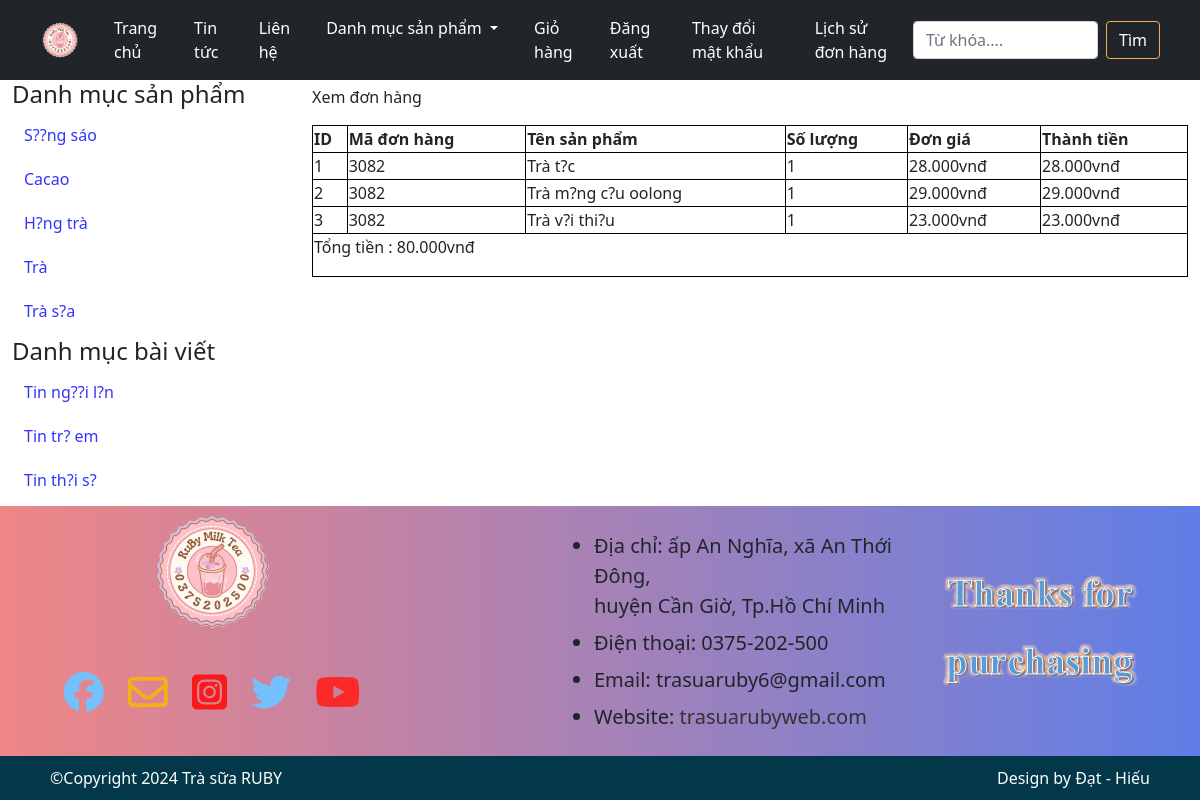
Screenshot of /index.php?quanly=xemdonhang&code=3082 (signed in) with the database file from the repository.
### tables this page shows
CREATE TABLE IF NOT EXISTS `tbl_danhmuc` (
  `id_danhmuc` int(11) NOT NULL AUTO_INCREMENT,
  `tendanhmuc` varchar(255) NOT NULL,
  PRIMARY KEY (`id_danhmuc`)
);

CREATE TABLE IF NOT EXISTS `tbl_danhmucbaiviet` (
  `id_baiviet` int(11) NOT NULL AUTO_INCREMENT,
  `tendanhmuc_baiviet` varchar(255) NOT NULL,
  `thutu` int(11) NOT NULL,
  PRIMARY KEY (`id_baiviet`)
);

CREATE TABLE IF NOT EXISTS `tbl_cart_details` (
  `id_cart_details` int(11) NOT NULL AUTO_INCREMENT,
  `code_cart` varchar(10) NOT NULL,
  `id_sanpham` int(11) NOT NULL,
  `soluongmua` int(11) NOT NULL,
  PRIMARY KEY (`id_cart_details`)
);

CREATE TABLE IF NOT EXISTS `tbl_sanpham` (
  `id_sanpham` int(11) NOT NULL AUTO_INCREMENT,
  `tensanpham` varchar(255) NOT NULL,
  `masp` varchar(100) NOT NULL,
  `giasp` varchar(50) NOT NULL,
  `hinhanh` varchar(50) NOT NULL,
  `tomtat` tinytext NOT NULL,
  `noidung` text NOT NULL,
  `tinhtrang` int(11) NOT NULL,
  `id_danhmuc` int(11) NOT NULL,
  PRIMARY KEY (`id_sanpham`)
);

### pages/main/xemdonhang.php (the view)
<p>Xem đơn hàng</p>
<?php
    $code = $_GET['code'];
    $sql_lietke_dh = "SELECT * FROM tbl_cart_details,tbl_sanpham WHERE tbl_cart_details.id_sanpham=tbl_sanpham.id_sanpham AND
    tbl_cart_details.code_cart ='".$code."' ORDER BY tbl_cart_details.id_cart_details DESC";
    $query_lietke_dh = mysqli_query($mysqli,$sql_lietke_dh);
?>
<table style="width:100%" border="1" style="border-collapse: collapse;">
    <tr>
        <th>ID</th>
        <th>Mã đơn hàng</th>
        <th>Tên sản phẩm</th>
        <th>Số lượng</th>
        <th>Đơn giá</th>
        <th>Thành tiền</th>
    </tr>
    <?php
        $i=0;
        $tongtien=0;
        while($row = mysqli_fetch_array($query_lietke_dh)){
        $i++;
        $thanhtien = $row['giasp'] * $row['soluongmua'];
        $tongtien += $thanhtien;
    ?>
    <tr>
        <td><?php echo $i  ?></td>
        <td><?php echo $row['code_cart'] ?></td>
        <td><?php echo $row['tensanpham'] ?></td>
        <td><?php echo $row['soluongmua'] ?></td>
        <td><?php echo number_format($row['giasp'],0,',','.').'vnđ' ?></td>
        <td><?php echo number_format($thanhtien,0,',','.').'vnđ' ?></td>
    </tr>
    <?php
        }
    ?>
    <tr>
    <td colspan="6">
            <p>Tổng tiền : <?php echo number_format($tongtien,0,',','.').'vnđ' ?></p>
        </td>
    </tr>
</table>

### pages/sidebar/sidebar.php
<?php
$sql_danhmuc = "SELECT * FROM tbl_danhmuc ORDER BY id_danhmuc DESC";
$query_danhmuc = mysqli_query($mysqli, $sql_danhmuc);
?>
<h4>Danh mục sản phẩm </h4>
<ul class="list_sidebar">
<?php
while ($row = mysqli_fetch_array($query_danhmuc)) {
?>
<li><a href="index.php?quanly=danhmucsanpham&id=<?php echo $row['id_danhmuc'] ?>">
<?php echo $row['tendanhmuc']?></a></li><?php }?></ul>
<h4>Danh mục bài viết </h4>
<ul class="list_sidebar">
<?php
$sql_danhmuc_bv = "SELECT * FROM tbl_danhmucbaiviet ORDER BY id_baiviet DESC";
$query_danhmuc_bv = mysqli_query($mysqli, $sql_danhmuc_bv);
while ($row = mysqli_fetch_array($query_danhmuc_bv)) {
?>
    <li><a href="index.php?quanly=danhmucbaiviet&id=<?php echo $row['id_baiviet'] ?>">
    <?php echo $row['tendanhmuc_baiviet'] ?></a></li>
<?php
}
?>
</ul>

### css/style.css (style rules this page uses)
body { margin: 0; padding: 0; }
table, th, td { border: 1px solid black; border-collapse: collapse; }
ul.list_sidebar { padding: 0; margin: 0; list-style: none; width: 60%; line-height: 27px; }
ul.list_sidebar li a { text-decoration: none; text-align: left; color: #3333ff; display: block; }
ul.list_sidebar li { margin: 7px; padding: 5px; }
a, a:active { color: #333; text-decoration: none; }

### rows the page displays
tbl_danhmuc: tendanhmuc "S??ng sáo"
tbl_danhmuc: tendanhmuc "Cacao"
tbl_danhmuc: tendanhmuc "H?ng trà"
tbl_danhmuc: tendanhmuc "Trà"
tbl_danhmuc: tendanhmuc "Trà s?a"
tbl_danhmucbaiviet: tendanhmuc_baiviet "Tin ng??i l?n"
tbl_danhmucbaiviet: tendanhmuc_baiviet "Tin tr? em"
tbl_danhmucbaiviet: tendanhmuc_baiviet "Tin th?i s?"
tbl_cart_details: code_cart "3082", id_sanpham.tensanpham "Trà t?c", soluongmua "1", id_sanpham.giasp "28.000", thanhtien "28.000"
tbl_cart_details: code_cart "3082", id_sanpham.tensanpham "Trà m?ng c?u oolong", soluongmua "1", id_sanpham.giasp "29.000", thanhtien "29.000"
tbl_cart_details: code_cart "3082", id_sanpham.tensanpham "Trà v?i thi?u", soluongmua "1", id_sanpham.giasp "23.000", thanhtien "23.000"

### other values shown
$tongtien "80.000"
